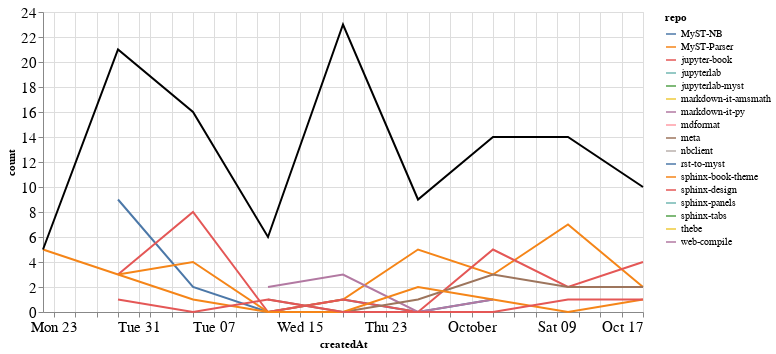

This figure's notebook cell:
### Markdown cell above
### Comments

### Code cell
comments_time = comments.groupby('repo').resample('W', on='createdAt').count()['author'].reset_index()
comments_time = comments_time.rename(columns={'author': 'count'})
comments_time_total = comments_time.groupby('createdAt').agg({"count": "sum"}).reset_index()
ch1 = alt.Chart(comments_time, width=600).mark_line().encode(
    x='createdAt',
    y='count',
    color='repo',
    tooltip="repo"
)

ch2 = alt.Chart(comments_time_total, width=600).mark_line(color="black").encode(
    x='createdAt',
    y='count',
)

ch1 + ch2

### Figure 1 — Vega-Lite specification as saved in the notebook (floating-point values rounded to 4 significant figures)
{"config": {"axisLeft": {"labelFontSize": 15}, "axisBottom": {"labelFontSize": 15}}, "layer": [{"data": {"name": "data-1ef56df33c9fc2931c856aab20bc99d5"}, "mark": "line", "encoding": {"color": {"type": "nominal", "field": "repo"}, "tooltip": {"type": "nominal", "field": "repo"}, "x": {"type": "temporal", "field": "createdAt"}, "y": {"type": "quantitative", "field": "count"}}, "width": 600}, {"data": {"name": "data-21e4fab0d1fa2ada998951432335b0b9"}, "mark": {"type": "line", "color": "black"}, "encoding": {"x": {"type": "temporal", "field": "createdAt"}, "y": {"type": "quantitative", "field": "count"}}, "width": 600}], "$schema": "https://vega.github.io/schema/vega-lite/v4.8.1.json", "datasets": {"data-1ef56df33c9fc2931c856aab20bc99d5": [{"repo": "MyST-NB", "createdAt": "2021-08-29T00:00:00", "count": 9}, {"repo": "MyST-NB", "createdAt": "2021-09-05T00:00:00", "count": 2}, {"repo": "MyST-NB", "createdAt": "2021-09-12T00:00:00", "count": 0}, {"repo": "MyST-NB", "createdAt": "2021-09-19T00:00:00", "count": 1}, {"repo": "MyST-NB", "createdAt": "2021-09-26T00:00:00", "count": 0}, {"repo": "MyST-NB", "createdAt": "2021-10-03T00:00:00", "count": 1}, {"repo": "MyST-Parser", "createdAt": "2021-08-22T00:00:00", "count": 5}, {"repo": "MyST-Parser", "createdAt": "2021-08-29T00:00:00", "count": 3}, {"repo": "MyST-Parser", "createdAt": "2021-09-05T00:00:00", "count": 1}, {"repo": "MyST-Parser", "createdAt": "2021-09-12T00:00:00", "count": 0}, {"repo": "MyST-Parser", "createdAt": "2021-09-19T00:00:00", "count": 1}, {"repo": "MyST-Parser", "createdAt": "2021-09-26T00:00:00", "count": 5}, {"repo": "MyST-Parser", "createdAt": "2021-10-03T00:00:00", "count": 3}, {"repo": "MyST-Parser", "createdAt": "2021-10-10T00:00:00", "count": 7}, {"repo": "MyST-Parser", "createdAt": "2021-10-17T00:00:00", "count": 2}, {"repo": "jupyter-book", "createdAt": "2021-08-29T00:00:00", "count": 3}, {"repo": "jupyter-book", "createdAt": "2021-09-05T00:00:00", "count": 8}, {"repo": "jupyter-book", "createdAt": "2021-09-12T00:00:00", "count": 0}, {"repo": "jupyter-book", "createdAt": "2021-09-19T00:00:00", "count": 1}, {"repo": "jupyter-book", "createdAt": "2021-09-26T00:00:00", "count": 0}, {"repo": "jupyter-book", "createdAt": "2021-10-03T00:00:00", "count": 5}, {"repo": "jupyter-book", "createdAt": "2021-10-10T00:00:00", "count": 2}, {"repo": "jupyter-book", "createdAt": "2021-10-17T00:00:00", "count": 4}, {"repo": "jupyterlab", "createdAt": "2021-09-19T00:00:00", "count": 1}, {"repo": "jupyterlab-myst", "createdAt": "2021-09-19T00:00:00", "count": 7}, {"repo": "markdown-it-amsmath", "createdAt": "2021-09-12T00:00:00", "count": 1}, {"repo": "markdown-it-py", "createdAt": "2021-09-12T00:00:00", "count": 2}, {"repo": "markdown-it-py", "createdAt": "2021-09-19T00:00:00", "count": 3}, {"repo": "markdown-it-py", "createdAt": "2021-09-26T00:00:00", "count": 0}, {"repo": "markdown-it-py", "createdAt": "2021-10-03T00:00:00", "count": 1}, {"repo": "mdformat", "createdAt": "2021-09-05T00:00:00", "count": 1}, {"repo": "meta", "createdAt": "2021-09-12T00:00:00", "count": 1}, {"repo": "meta", "createdAt": "2021-09-19T00:00:00", "count": 0}, {"repo": "meta", "createdAt": "2021-09-26T00:00:00", "count": 1}, {"repo": "meta", "createdAt": "2021-10-03T00:00:00", "count": 3}, {"repo": "meta", "createdAt": "2021-10-10T00:00:00", "count": 2}, {"repo": "meta", "createdAt": "2021-10-17T00:00:00", "count": 2}, {"repo": "nbclient", "createdAt": "2021-09-19T00:00:00", "count": 7}, {"repo": "rst-to-myst", "createdAt": "2021-09-19T00:00:00", "count": 2}, {"repo": "sphinx-book-theme", "createdAt": "2021-08-29T00:00:00", "count": 3}, {"repo": "sphinx-book-theme", "createdAt": "2021-09-05T00:00:00", "count": 4}, {"repo": "sphinx-book-theme", "createdAt": "2021-09-12T00:00:00", "count": 0}, {"repo": "sphinx-book-theme", "createdAt": "2021-09-19T00:00:00", "count": 0}, {"repo": "sphinx-book-theme", "createdAt": "2021-09-26T00:00:00", "count": 2}, {"repo": "sphinx-book-theme", "createdAt": "2021-10-03T00:00:00", "count": 1}, {"repo": "sphinx-book-theme", "createdAt": "2021-10-10T00:00:00", "count": 0}, {"repo": "sphinx-book-theme", "createdAt": "2021-10-17T00:00:00", "count": 1}, {"repo": "sphinx-design", "createdAt": "2021-08-29T00:00:00", "count": 1}, {"repo": "sphinx-design", "createdAt": "2021-09-05T00:00:00", "count": 0}, {"repo": "sphinx-design", "createdAt": "2021-09-12T00:00:00", "count": 1}, {"repo": "sphinx-design", "createdAt": "2021-09-19T00:00:00", "count": 0}, {"repo": "sphinx-design", "createdAt": "2021-09-26T00:00:00", "count": 0}, {"repo": "sphinx-design", "createdAt": "2021-10-03T00:00:00", "count": 0}, {"repo": "sphinx-design", "createdAt": "2021-10-10T00:00:00", "count": 1}, {"repo": "sphinx-design", "createdAt": "2021-10-17T00:00:00", "count": 1}, {"repo": "sphinx-panels", "createdAt": "2021-08-29T00:00:00", "count": 2}, {"repo": "sphinx-tabs", "createdAt": "2021-09-12T00:00:00", "count": 1}, {"repo": "thebe", "createdAt": "2021-10-10T00:00:00", "count": 2}, {"repo": "web-compile", "createdAt": "2021-09-26T00:00:00", "count": 1}], "data-21e4fab0d1fa2ada998951432335b0b9": [{"createdAt": "2021-08-22T00:00:00", "count": 5}, {"createdAt": "2021-08-29T00:00:00", "count": 21}, {"createdAt": "2021-09-05T00:00:00", "count": 16}, {"createdAt": "2021-09-12T00:00:00", "count": 6}, {"createdAt": "2021-09-19T00:00:00", "count": 23}, {"createdAt": "2021-09-26T00:00:00", "count": 9}, {"createdAt": "2021-10-03T00:00:00", "count": 14}, {"createdAt": "2021-10-10T00:00:00", "count": 14}, {"createdAt": "2021-10-17T00:00:00", "count": 10}]}}
